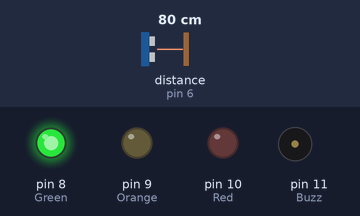
Bench run of a sketch on a simulated Arduino Uno, built with avr-gcc and run on an emulated ATmega328P. On the bench: output pins drawn as LEDs (lit = HIGH), buzzer (waves = sounding). Wiring (inferred from the names in the program): ultrasonic range finder: trigger pin 7; echo pin 6. The inputs (shaded band) are chosen by the test bench; at power-on: distance to the obstacle (sensor on pin 6) 80 cm. The echo pulse lasts 58.3 µs per cm; pins used as bus, display or sensor lines are not drawn.

Above: at 1.2 s.
1.3 s: distance to the obstacle (sensor on pin 6) set to 53 cm
2.8 s: distance to the obstacle (sensor on pin 6) set to 45 cm
At 3.5 s:
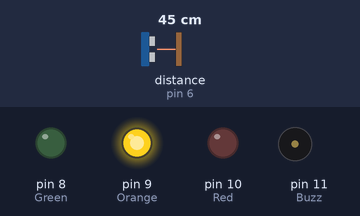
5.8 s: distance to the obstacle (sensor on pin 6) set to 34 cm
At 6.8 s:
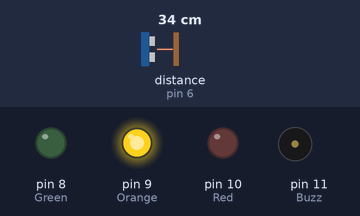
7.3 s: distance to the obstacle (sensor on pin 6) set to 28 cm
At 7.7 s:
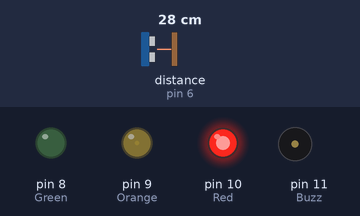
8.8 s: distance to the obstacle (sensor on pin 6) set to 60 cm
At 9.3 s:
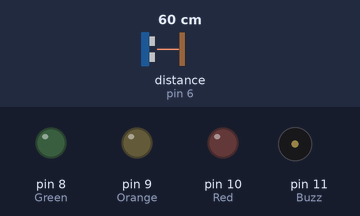
10.3 s: distance to the obstacle (sensor on pin 6) set to 2 cm
At 11.3 s:
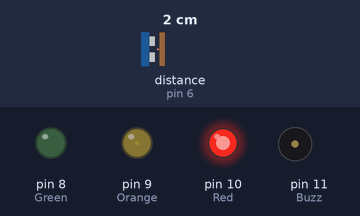
Timing chart, 0 to 11.1 s (numbered marks = the images above; inputs shaded):
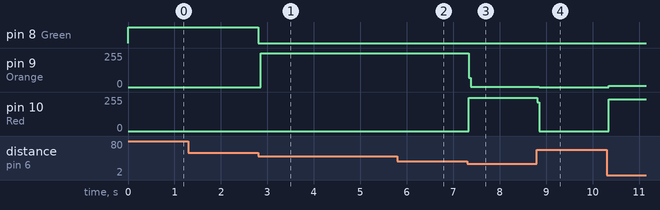

The sketch:

Basic_Distance_Detector.ino
```cpp
/* Keanu Arendze
   Project: Basic Distance Detector
   Date Created: 08 July 2016
*/
const int trigPin = 7;// Sonar Trigger
const int echoPin = 6;// Sonar Echo
const int Green = 8; // Green Led
const int Orange = 9;// Orange Led
const int Red = 10;// Red Led
const int Buzz = 11;

void setup() {

  pinMode(Green, OUTPUT);
  pinMode(Orange, OUTPUT);
  pinMode(Red, OUTPUT);
  pinMode(Buzz, OUTPUT);
  pinMode(trigPin, OUTPUT);
  pinMode(echoPin, INPUT);

}

void loop() {

  int distance = getDistance();
  digitalWrite(Red, false);
  digitalWrite(Orange, false);

  tone(Buzz, 0);

  if (distance > 60) {

    digitalWrite(Red, false);
    digitalWrite(Orange, false);
    digitalWrite(Green, true);

  }
  else if (distance < 50) {

    digitalWrite(Orange, true);
    digitalWrite(Red, false);
    digitalWrite(Green, false);
    tone(Buzz, 500, 1000);

    if (distance < 30) {

      digitalWrite(Orange, false);
      digitalWrite(Red, true);
      tone(Buzz, 1500, 1000);

    }

  }
}

int getDistance() {

  long duration, distance;

  digitalWrite(trigPin, LOW);

  delayMicroseconds(2);

  digitalWrite(trigPin, HIGH);

  delayMicroseconds(10);

  digitalWrite(trigPin, LOW);

  duration = pulseIn(echoPin, HIGH);

  distance = (duration / 2) / 29.1;

  Serial.println(distance);

  return distance;


}
```

Measured:
- the behaviour switches between 51 and 50 cm on distance to the obstacle (sensor on pin 6) (found by bisection; images 0 and 1)
- the behaviour switches between 31 and 30 cm on distance to the obstacle (sensor on pin 6) (found by bisection; images 2 and 3)
- after the input at 2.8 s, pin 8 (Green): HIGH → LOW at once; pin 9 (Orange): 0/255 → 253/255 after 0.05 s
- after the input at 5.8 s, tone on pin 11 (Buzz): stays silent (without the input it goes to 500 Hz after 1.5 s)
- after the input at 7.3 s, pin 9 (Orange): 253/255 → 3/255 at once; pin 10 (Red): 0/255 → 249/255 at once; tone on pin 11 (Buzz): stays silent (without the input it goes to 500 Hz after 1.5 s)
- after the input at 8.8 s, pin 9 (Orange): 3/255 → 0/255 after 0.05 s; pin 10 (Red): 249/255 → 0/255 at once; tone on pin 11 (Buzz): stays silent (without the input it goes to 1500 Hz after 0.96 s)
- after the input at 10.3 s, pin 9 (Orange): 0/255 → 9/255 at once; pin 10 (Red): 0/255 → 237/255 at once
